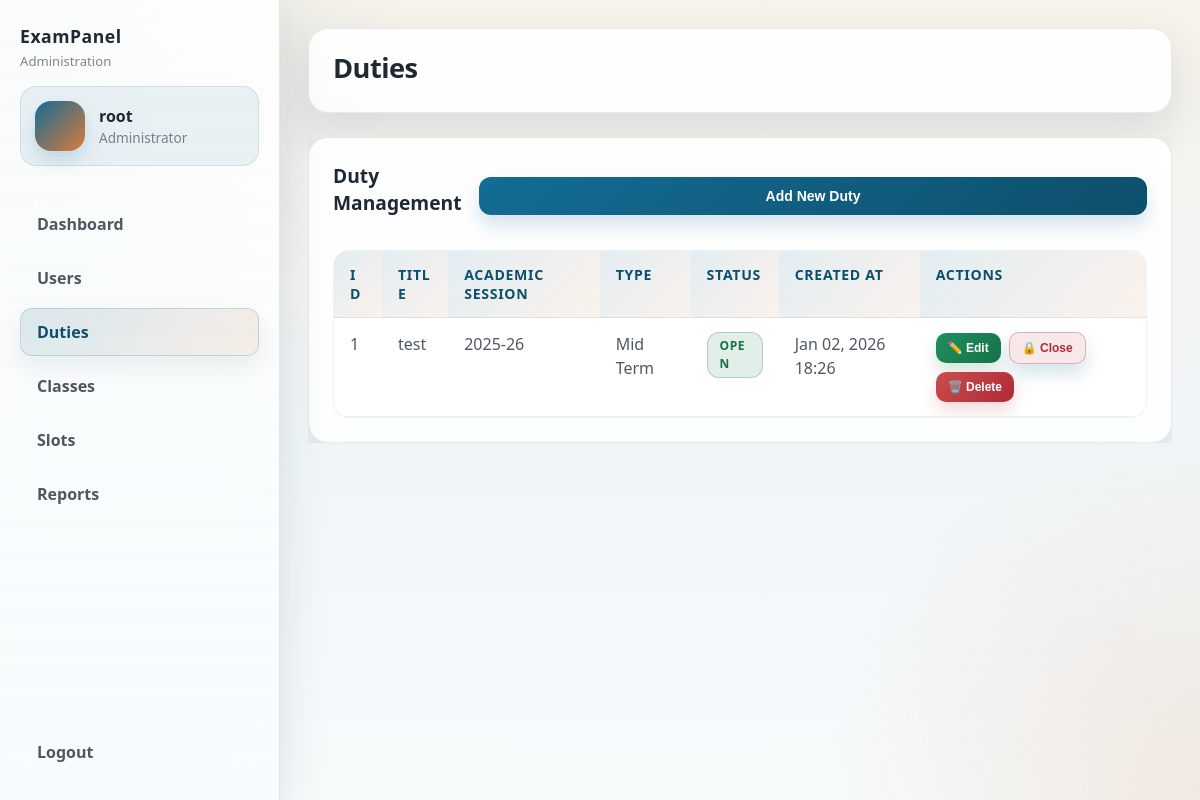
Before: /admin/duties.php (signed in) with the older database file.
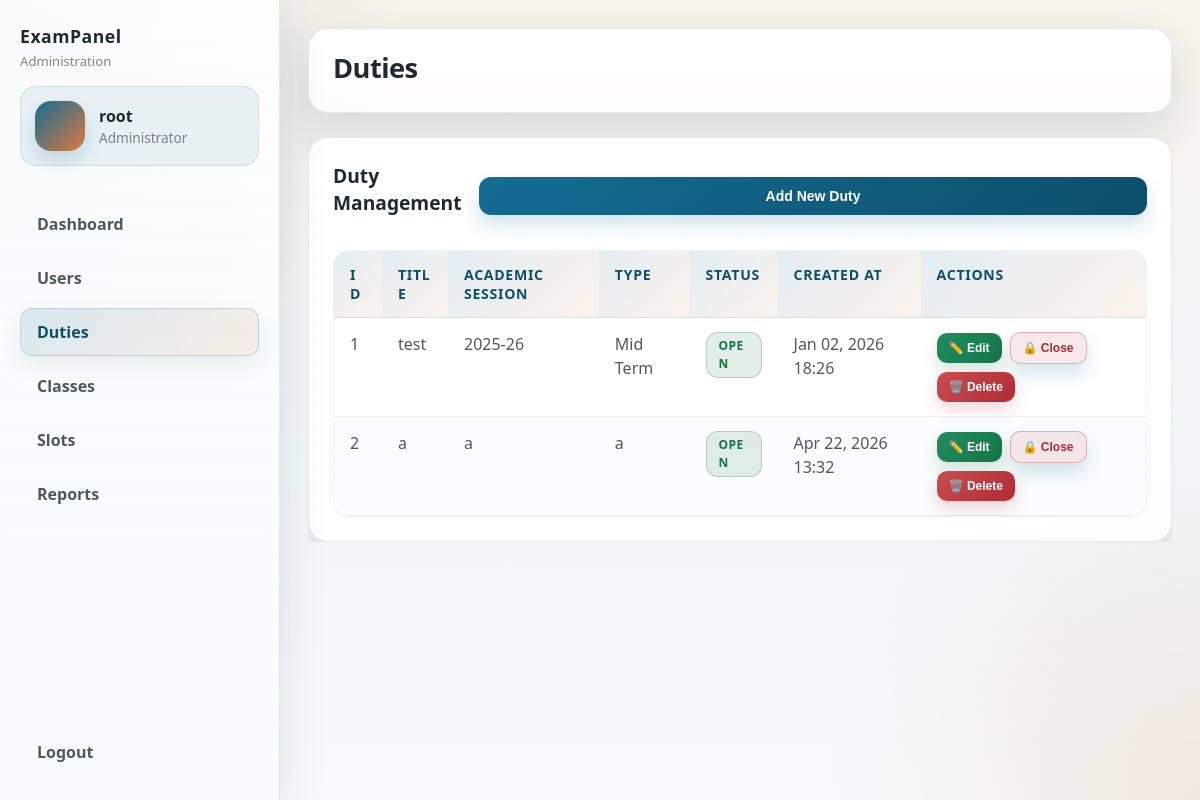
After: the same page with the newer database file.
### tables this page shows
CREATE TABLE `duties` (
  `id` int(11) NOT NULL,
  `title` text DEFAULT NULL,
  `academicsession` text DEFAULT NULL,
  `type` text DEFAULT NULL,
  `createdat` text DEFAULT NULL,
  `professor` int(11) DEFAULT 4,
  `assistantprofessor` int(11) DEFAULT 8,
  `associateprofessor` int(11) DEFAULT 6,
  `researchscholar` int(11) DEFAULT 10,
  `specialrole1` int(11) DEFAULT 0,
  `specialrole2` int(11) DEFAULT 0,
  `specialrole3` int(11) DEFAULT 0,
  `specialrole4` int(11) DEFAULT 0,
  `accepting_bookings` tinyint(1) DEFAULT 1
);

### lib/conn.php (called while the page is built, shortened)
<?php
$username = "root";
?>

### admin/duties.php (the view, shortened to what this page needs)
<?php
$active_page = 'duties';
require_once '../lib/conn.php';
$query = "SELECT id, title, academicsession, type, professor, assistantprofessor, associateprofessor, researchscholar, specialrole1, specialrole2, specialrole3, specialrole4, accepting_bookings, createdat FROM duties ORDER BY id";
$result = $conn->query($query);
$duties = [];
if ($result) {
    while ($row = $result->fetch_assoc()) {
        $duties[] = $row;
    }
}
?>
<!DOCTYPE html>
<html lang="en">
<head>
    <link rel="stylesheet" href="../public/style/styles.css">
    <link rel="stylesheet" href="../public/style/admin.css">
</head>
<body class="admin-open">
    <?php include 'sidebar.php'; ?>
    <div class="main">
        <header class="topbar">
            <h1 class="page-title">Duties</h1>
        </header>
        <section class="content">
            <div class="duties-table">
                <div class="table-header">
                    <h2>Duty Management</h2>
                    <button type="button" class="btn add-user-btn" onclick="openAddModal()">Add New Duty</button>
                </div>
                <table>
                    <thead>
                        <tr>
                            <th>ID</th>
                            <th>Title</th>
                            <th>Academic Session</th>
                            <th>Type</th>
                            <th>Status</th>
                            <th>Created At</th>
                            <th>Actions</th>
                        </tr>
                    </thead>
                    <tbody>
                        <?php foreach ($duties as $duty): ?>
                        <?php
                            $is_accepting = intval($duty['accepting_bookings'] ?? 1);
                            $status_class = $is_accepting ? 'status-open' : 'status-closed';
                            $status_text = $is_accepting ? 'Open' : 'Closed';
                        ?>
                        <tr>
                            <td><?= htmlspecialchars($duty['id']) ?></td>
                            <td><?= htmlspecialchars($duty['title']) ?></td>
                            <td><?= htmlspecialchars($duty['academicsession']) ?></td>
                            <td><?= htmlspecialchars($duty['type']) ?></td>
                            <td>
                                <span class="status-badge <?= $status_class ?>"><?= $status_text ?></span>
                            </td>
                            <td><?= date('M d, Y H:i', strtotime($duty['createdat'])) ?></td>
                            <td>
                                <div class="actions">
                                    <button class="btn small edit-btn" onclick="openEditModal(<?= $duty['id'] ?>, '<?= addslashes(htmlspecialchars($duty['title'])) ?>', '<?= addslashes(htmlspecialchars($duty['academicsession'])) ?>', '<?= addslashes(htmlspecialchars($duty['type'])) ?>', <?= intval($duty['professor'] ?? 0) ?>, <?= intval($duty['assistantprofessor'] ?? 0) ?>, <?= intval($duty['associateprofessor'] ?? 0) ?>, <?= intval($duty['researchscholar'] ?? 0) ?>, <?= intval($duty['specialrole1'] ?? 0) ?>, <?= intval($duty['specialrole2'] ?? 0) ?>, <?= intval($duty['specialrole3'] ?? 0) ?>, <?= intval($duty['specialrole4'] ?? 0) ?>)" title="Edit Duty">
                                        ✏️ Edit
                                    </button>
                                    <form method="post" style="display:inline;">
                                        <button type="submit" class="btn small <?= $is_accepting ? 'close-btn' : 'open-btn' ?>" title="<?= $is_accepting ? 'Stop Accepting Bookings' : 'Start Accepting Bookings' ?>">
                                            <?= $is_accepting ? '🔒 Close' : '🔓 Open' ?>
                                        </button>
                                    </form>
                                    <form method="post" style="display:inline;" onsubmit="return confirm('Are you sure you want to delete this duty?')">
                                        <button type="submit" class="btn small delete-btn" title="Delete Duty">
                                            🗑️ Delete
                                        </button>
                                    </form>
                                </div>
                            </td>
                        </tr>
                        <?php endforeach; ?>
                    </tbody>
                </table>
            </div>
        </section>
    </div>
</body>
</html>

### admin/sidebar.php (shortened to what this page needs)
<aside class="sidebar" id="sidebar">
    <div class="sidebar-header">
        <div class="brand">
            <h2>ExamPanel</h2>
            <p>Administration</p>
        </div>
    </div>
    <div class="profile">
        <div class="avatar"></div>
        <div class="meta">
            <div class="name"><?= $username ?></div>
            <div class="role">Administrator</div>
        </div>
    </div>
    <nav class="nav">
        <a href="dashboard.php" class="nav-item <?= $active_page == 'dashboard' ? 'active' : '' ?>">Dashboard</a>
        <a href="users.php" class="nav-item <?= $active_page == 'users' ? 'active' : '' ?>">Users</a>
        <a href="duties.php" class="nav-item <?= $active_page == 'duties' ? 'active' : '' ?>">Duties</a>
        <a href="classes.php" class="nav-item <?= $active_page == 'classes' ? 'active' : '' ?>">Classes</a>
        <a href="slots.php" class="nav-item <?= $active_page == 'slots' ? 'active' : '' ?>">Slots</a>
        <a href="report.php" class="nav-item <?= $active_page == 'reports' ? 'active' : '' ?>">Reports</a>
    </nav>
    <div class="sidebar-footer">
        <a href="../logout.php" class="nav-item">Logout</a>
    </div>
</aside>

### public/style/styles.css (style rules this page uses)
html { overflow-x: hidden; width: 100%; max-width: 100%; }
body { font-family: Arial, sans-serif; margin: 0; padding: 0; background-color: #f4f4f9; color: #333; min-height: 100vh; display: flex; align-items: center; justify-content: center; padding: 16px; box-sizing: border-box; width: 100%; max-width: 100vw; overflow-x: hidden !important; }
h1 { text-align: center; color: #ffffff; margin-top: 0; margin-bottom: 18px; font-size: 1.6rem; }
button.btn { display: block; width: 100%; padding: 12px 14px; background: linear-gradient(135deg, rgba(83, 163, 255, 0.9), rgba(119, 102, 255, 0.9)); color: #fff; border: none; border-radius: 10px; cursor: pointer; font-size: 16px; font-weight: 600; box-shadow: 0 6px 18px rgba(56, 96, 255, 0.18); }
.btn.small { display: inline-block; width: auto; padding: 8px 12px; font-size: 0.9rem; border-radius: 8px; }

Changed rows visible on the page:
added duties: id "2", title "a", academicsession "a", type "a", accepting_bookings "OPEN", createdat "Apr 22, 2026 13:32", shows "🔒 Close"
